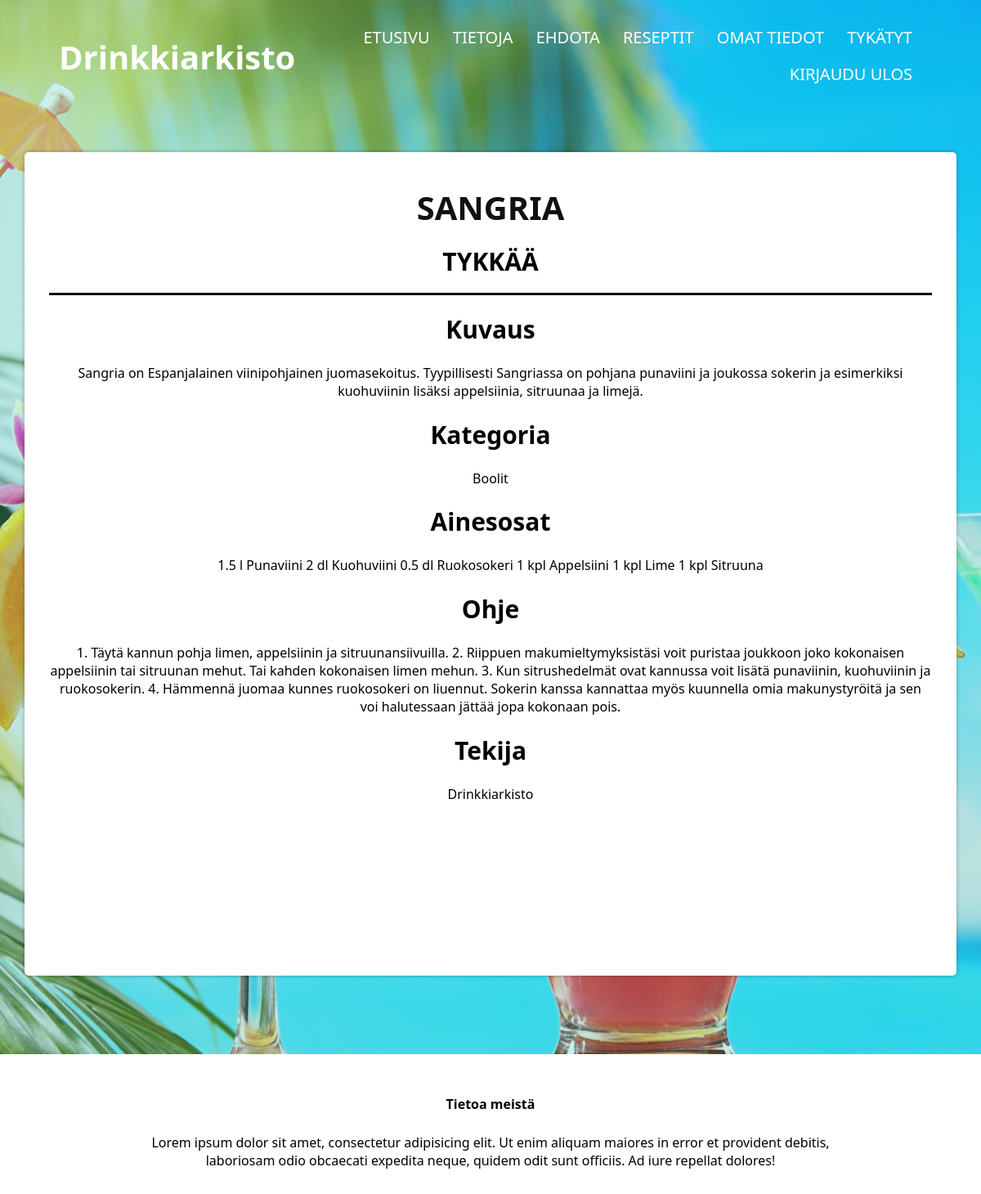
Page /resepti.php?id=29 (signed in) on the committed database.
### tables this page shows
CREATE TABLE `drinkki` (
  `id` int(11) NOT NULL,
  `nimi` varchar(255) NOT NULL,
  `kuvaus` varchar(1024) NOT NULL,
  `kategoria` varchar(255) NOT NULL,
  `ainesosat` varchar(255) NOT NULL,
  `ohje` varchar(1024) NOT NULL,
  `tekija` varchar(255) NOT NULL,
  `hyvaksytty` int(11) NOT NULL
);

### resepti.php (the view, shortened to what this page needs)
<?php
include('yhteys.php');
?>
<!DOCTYPE html>
<html lang="en">
<head>
    <link rel="stylesheet" type="text/css" href="resepti.css">
</head>
<body>
    <section class="header">
        <nav>
            <h1 id="mainheader">Drinkkiarkisto</h1>
            <div class="nav-links">
                <ul>
                    <li><a href="kayttaja.php">ETUSIVU</a></li>
                    <li><a href="tietoja1.php">TIETOJA</a></li>
                    <li><a href="ehdota.php">EHDOTA</a></li>
                    <li><a href="drinkki.php">RESEPTIT</a></li>
                    <li><a href="muokkaatietoja.php">OMAT TIEDOT</a></li>
                    <li><a href="tykkaa.php">TYKÄTYT</a></li>
                    <li><a href="kirjaudu-ulos.php">KIRJAUDU ULOS</a></li>
                </ul>
            </div>
        </nav>
        <?php
                $sql = "SELECT * FROM drinkki WHERE id='$_GET[id]'";
                $result = mysqli_query($conn, $sql);
                $resultCheck = mysqli_num_rows($result);
                if ($resultCheck > 0) {
                    while ($row = mysqli_fetch_assoc($result)) {
            ?>
        <div class="container">
            <div class="alaviiva">
                <h1 id="otsikko"><?php echo $row['nimi']?></h1>
                <h2 class="otsikko2"><a href="tykkays.php?id=<?php echo $row['id'] ?>" id="tykkaa">TYKKÄÄ</a></h2>
            </div>
            <div id="kokolaatikko">
                <div class="laatikko">
                    <h2 class="otsikko2">Kuvaus</h2><br>
                    <p><?php echo $row['kuvaus'];?>
                </div>
                <div class="laatikko">
                    <h2 class="otsikko2">Kategoria</h2><br>
                    <p><?php echo $row['kategoria'];?>
                </div>
                <div class="laatikko">
                    <h2 class="otsikko2">Ainesosat</h2><br>
                    <p><?php echo $row['ainesosat'];?>
                </div>
                <div class="laatikko">
                    <h2 class="otsikko2">Ohje</h2><br>
                    <p><?php echo $row['ohje'];?>
                </div>
                <div class="laatikko">
                    <h2 class="otsikko2">Tekija</h2><br>
                    <p><?php echo $row['tekija'];?>
                </div>
            </div>
        </div>
        <?php
                    }
                }
            ?>
        <footer class="footer">
            <h4>Tietoa meistä</h4>
            <p>Lorem ipsum dolor sit amet, consectetur adipisicing elit. Ut enim aliquam maiores in error et provident
                debitis,<br>
                laboriosam odio obcaecati expedita neque, quidem odit sunt officiis. Ad iure repellat dolores!</p>
        </footer>
    </section>
</body>
</html>

### resepti.css (style rules this page uses)
* { margin: 0px; padding: 0px; font-family: "Segoe UI", Tahoma, Geneva, Verdana, sans-serif; }
.header { max-height: 100%; width: 100%; background-image: linear-gradient( rgba(43, 199, 191, 0.25), rgba(43, 199, 191, 0.25) ), url("images/tausta4.jpg"); background-position: center; background-size: cover; background-attachment: fixed; position: relative; }
#mainheader { font-size: 40px; color: #fff; }
nav { display: flex; padding: 2% 6%; justify-content: space-between; align-items: center; margin-bottom: 4%; }
.nav-links { flex: 1; text-align: right; }
.nav-links ul li { list-style: none; display: inline-block; padding: 8px 12px; position: relative; }
.nav-links ul li a { color: #fff; text-decoration: none; font-size: 20px; }
.nav-links ul li::after { content: ""; width: 0%; height: 2px; background: #f44336; display: block; margin: auto; transition: 0.5s; }
.container { width: 90%; overflow-y: auto; min-height: 72vh; max-height: 72vh; margin: 0 auto; margin-top: 2%; background: #fff; border-radius: 5px; box-shadow: 0 0 5px rgba(0, 0, 0, 0.3); padding: 40px 30px; text-align: center; }
#otsikko { color: #111; display: block; margin-left: auto; margin-right: auto; width: 40%; padding-bottom: 1%; font-size: 40px; }
.otsikko2 { font-size: 30px; }
.alaviiva { border-bottom: solid 3px #111; }
::placeholder { color: #000000; }
#kokolaatikko { display: inline-block; }
.laatikko { float: left; margin-top: 2%; width: 100%; }
#tykkaa { display: block; margin-left: auto; margin-right: auto; transition: 0.5s; color: #000000; padding: 7px 13px; border-radius: 3px; text-decoration: none; width: 40%; max-width: 120px; font-size: 30px; margin-bottom: 1%; }
.footer { background: #fff; width: 100%; text-align: center; padding: 30px 0; margin-top: 8%; }
.footer h4 { margin-bottom: 25px; margin-top: 20px; font-weight: 600; }

### rows in the picture
drinkki: nimi "SANGRIA", kuvaus "Sangria on Espanjalainen viinipohjainen juomasekoitus. Tyypillisesti Sangriassa on pohjana punaviini ja joukossa sokerin ja esimerkiksi kuohuviinin lisäksi appelsiinia, sitruunaa ja limejä.", kategoria "Boolit", ainesosat "1.5 l Punaviini 2 dl Kuohuviini 0.5 dl Ruokosokeri 1 kpl Appelsiini 1 kpl Lime 1 kpl Sitruuna", ohje "1. Täytä kannun pohja limen, appelsiinin ja sitruunansiivuilla. 2. Riippuen makumieltymyksistäsi voit puristaa joukkoon joko kokonaisen appelsiinin tai sitruunan mehut. Tai kahden kokonaisen limen mehun. 3. Kun sitrushedelmät ovat kannussa voit lisätä punaviinin, kuohuviinin ja ruokosokerin. 4. Hämmennä juomaa kunnes ruokosokeri on liuennut. Sokerin kanssa kannattaa myös kuunnella omia makunystyröitä ja sen voi halutessaan jättää jopa kokonaan pois.", tekija "Drinkkiarkisto"
